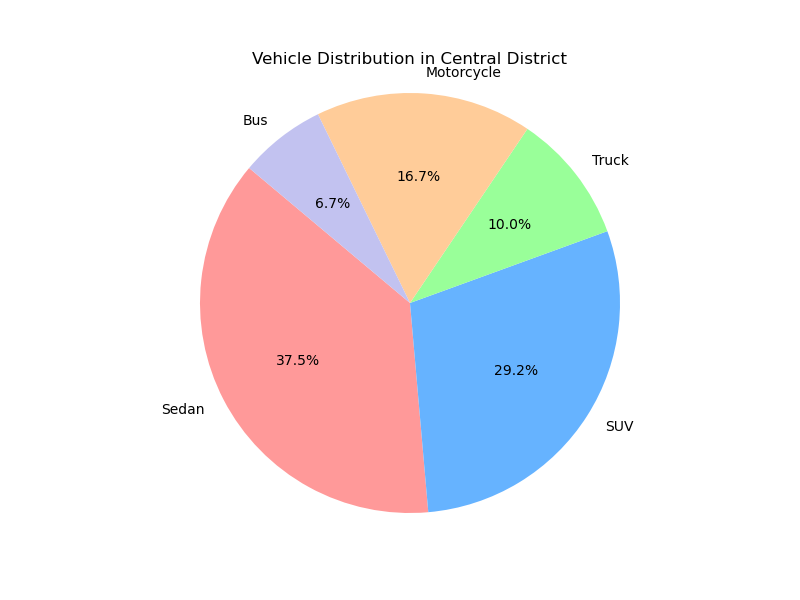

The Python source for this figure:

import matplotlib.pyplot as plt

# Data to plot
labels = 'Sedan', 'SUV', 'Truck', 'Motorcycle', 'Bus'
sizes = [450, 350, 120, 200, 80]
colors = ['#ff9999','#66b3ff','#99ff99','#ffcc99','#c2c2f0']

# Plot
plt.figure(figsize=(8,6))
plt.pie(sizes, labels=labels, colors=colors, autopct='%1.1f%%', startangle=140)

plt.title('Vehicle Distribution in Central District')
plt.axis('equal')  # Equal aspect ratio ensures that pie is drawn as a circle.
plt.show()
